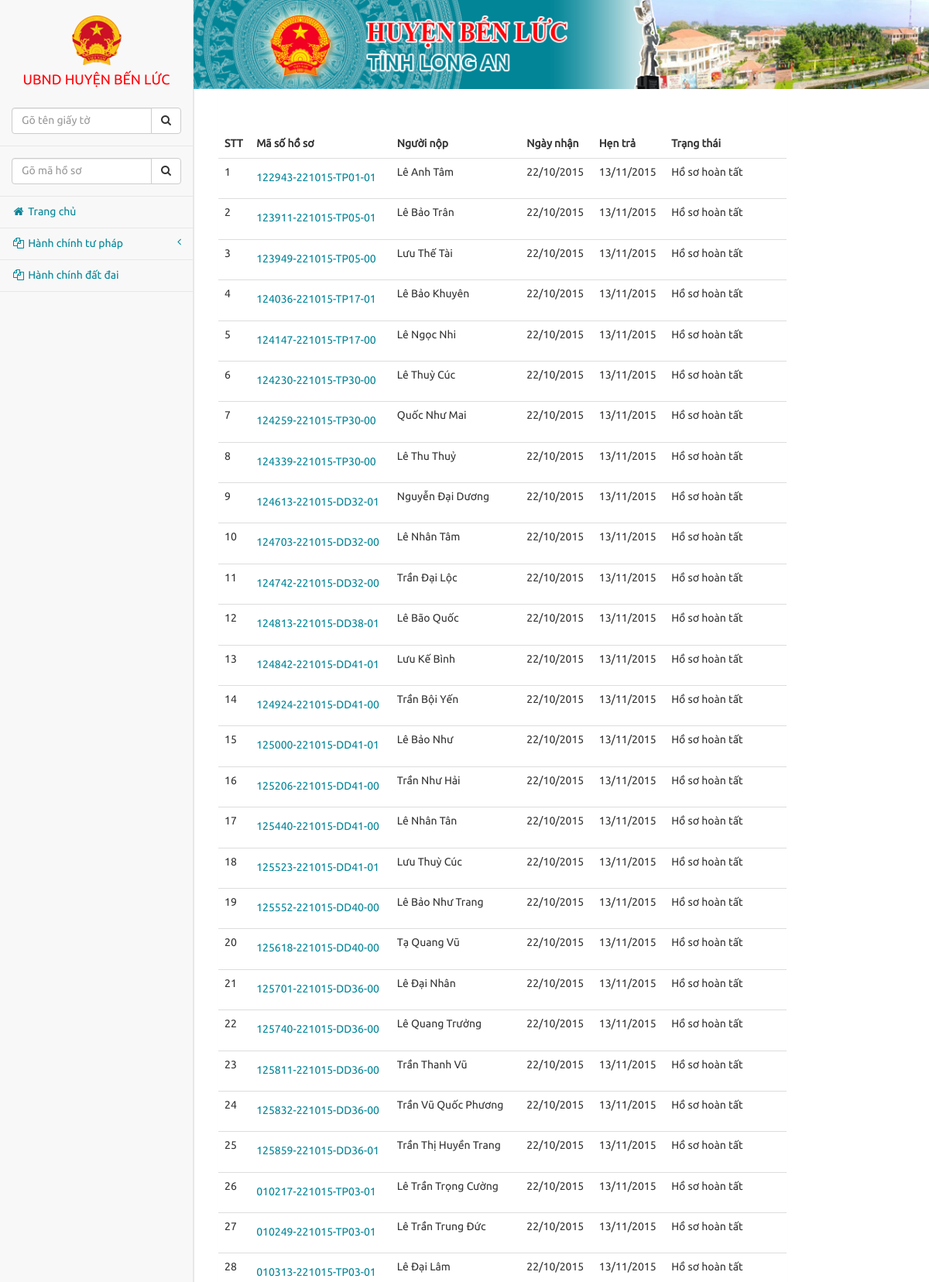
Page /index.php/admin/xem_ho_so (upper part) on the committed database.
### tables this page shows
CREATE TABLE IF NOT EXISTS `ho_so` (
  `id` int(11) NOT NULL AUTO_INCREMENT,
  `mshs` varchar(200) NOT NULL,
  `name` varchar(200) NOT NULL,
  `cmnd` int(11) NOT NULL,
  `dia_chi` text,
  `date` text NOT NULL,
  `ngay_tra` text NOT NULL,
  `status` int(11) NOT NULL,
  `note` text NOT NULL,
  `sdt` text,
  `so_ngay_giai_quyet` int(11) NOT NULL,
  `tien_thu` int(11) NOT NULL,
  `ma_so_can_bo_thu_tien` text NOT NULL,
  `tt_giay_to_da_thu` text NOT NULL,
  PRIMARY KEY (`id`)
);

### application/controllers/admin/Xem_ho_so.php (called while the page is built, shortened)
<?php
class Xem_ho_so extends CI_Controller {
	public function index()
	{
		$this->load->model('ho_so');
		$this->load->model('map');
		$data['title'] = 'Thông tin chi tiết hồ sơ - UBND Huyện Bến Lức';
		$this->load->view('templates/header', $data);
		$this->load->view('templates/aside');
		$this->load->view('templates/nav');
		$details = $this->db->get('ho_so')->row();
		$mshs = $details->mshs;
		$tp1 = substr($mshs,7,2);
		$tp2 = substr($mshs,9,2);
		$tp3 = substr($mshs,11,2);
		$ngay_nhan = $tp2."/".$tp1."/20".$tp3;
		$time = strtotime($ngay_nhan);
		$ngay_nhan = date('d/m/Y',$time);
		$ngay_nhan_function = date('Y-m-d');
		$ngay_tra = date('d/m/Y', strtotime($ngay_nhan_function."+".$details->so_ngay_giai_quyet." days"));
		$query = $this->ho_so->search_ho_so($this->input->post('num_search'),
			100,0);
		if($query){
			$this->load->view('admin/ho_so_view',array(
					'query'=>$query
					,'ngay_nhan'=>$ngay_nhan
					,'ngay_tra' =>$ngay_tra
				));
		}else{
			redirect(base_url('trang_chu'));
		}
		$this->load->view('templates/footer');
	}
}

### index.php (called while the page is built, shortened)
<?php
require_once BASEPATH.'core/CodeIgniter.php';

### application/models/Ho_so.php (called while the page is built, shortened)
<?php
class Ho_so extends CI_Model {
    public function search_ho_so($id, $limit, $offset){
        $query = $this->db->get('ho_so');
        $array=array();
        $low_key=strval ($id);
       $low_key=strtolower($low_key);
      foreach($query->result_array() as $row){
        $low_search=strtolower($row['mshs']);
        $pos = strpos($low_search, $low_key);
        $pos1 = strpos($row['cmnd'], $low_key);
        if (($pos === false)&&($pos1 === false)) {
             } else {
                 $array[] = $row['id'];
            }
        }
        for ($i=0;$i<count($array);$i++){
            $this->db->or_where('id',  $array[$i]);
             }
        $this->db->limit($limit);
        $this->db->offset($offset);
        $q = $this->db->get('ho_so');
        return $q;
    }
}

### application/views/admin/ho_so_view.php (the view)
<div class="col-xs-9 col-md-10 pad2" id="chi_tiet">
    <section class="panel">
        <table class="table">
            <tr>
                <th>STT</th>
                <th>Mã số hồ sơ</th>
                <th>Người nộp </th>
                <th>Ngày nhận</th>
                <th>Hẹn trả  </th>
                <th>Trạng thái</th>
            </tr>
            <?php
            $i = 1;
            foreach ($query->result() as $row){
                if($row->status==0) $arr='Đang ở bàn tiếp nhận';
                else if($row->status==1)  $arr='Đang chờ xử lý';
                else if($row->status==2)  $arr='Đang xử lý';
                else if($row->status==3)  $arr='Đã xử lý';
                else if($row->status==4)  $arr='Đang ở bàn trả dân';
                else $arr='Hồ sơ hoàn tất';
                echo '<div class="row col-xs-9 col-md-10 pad2"><tr>
                        <td> '.$i.'</td>
    					<td><a href="'.base_url().'Xem_ho_so/details/'.$row->id.'">
                  <h5 class="truncate">'.$row->mshs.' </h5></a></td>
                  <td>'.$row->name.'</td>
    					<td> '. $ngay_nhan .'</td>
    					<td>'.$ngay_tra.'</td>
    					<td>'.$arr.'</td>
    					</tr></div>';
                $i++;
            }
            ?>
        </table>
    </section>
</div>

### application/views/templates/header.php (shortened to what this page needs)
<!DOCTYPE html>
<html lang="en">
<head>
    <link href="<?php echo base_url('css/bootstrap.min.css'); ?>" rel="stylesheet">
    <link href="<?php echo base_url('css/jasny-bootstrap.min.css'); ?>" rel="stylesheet">
    <link href="<?php echo base_url('css/metisMenu.min.css'); ?>" rel="stylesheet">
    <link href="<?php echo base_url('css/demo-2.css'); ?>" rel="stylesheet">
    <link href="<?php echo base_url('css/font-awesome.min.css'); ?>" rel="stylesheet" type="text/css">
    <link href="<?php echo base_url('css/bootstrap-select.min.css'); ?>" rel="stylesheet" type="text/css">
</head>
<body>
<div id="wrapper">

### application/views/templates/aside.php (shortened to what this page needs)
<div class="navmenu navbar-default sidebar navmenu-fixed-left offcanvas-sm">
    <a class="navmenu-brand sidebar-nav visible-md visible-lg center" href="<?php echo base_url('trang_chu'); ?>">
        <img src="<?php echo base_url('img/logo.ico') ;?>" alt="">
        <p class="brand">UBND HUYỆN BẾN LỨC</p>
    </a>
    <ul class="nav navmenu-nav" id="side-menu">
        <li class="sidebar-search">
            <form  role="search" method="post"action="<?php echo base_url();?>phan_muc/8">
            <div class="input-group custom-search-form">
                <input type="text" class="form-control"name ="key_search" placeholder="Gõ tên giấy tờ">
                    <span class="input-group-btn">
                        <button class="btn btn-default" type="button">
                            <i class="fa fa-search"></i>
                        </button>
                    </span>
            </div>
            </form>
        </li>
        <li class="sidebar-search">
            <form role="search" method="post"action="<?php echo base_url();?>Xem_ho_so">
            <div class="input-group custom-search-form">
                <input type="text" class="form-control"name ="num_search" placeholder="Gõ mã hồ sơ">
                    <span class="input-group-btn">
                        <button class="btn btn-default" type="button">
                            <i class="fa fa-search"></i>
                        </button>
                    </span>
            </div>
            </form>
        </li>
        <li>
            <a href="<?php echo base_url('trang_chu'); ?>"><i class="fa fa-home fa-fw"></i> Trang chủ</a>
        </li>
        <li>
            <a href="<?php echo base_url('tu_phap'); ?>"><i class="fa fa-files-o fa-fw"></i> Hành chính tư pháp<span class="fa arrow"></span></a>
        </li>
        <li>
            <a href="<?php echo base_url('dat_dai'); ?>"><i class="fa fa-files-o fa-fw"></i> Hành chính đất đai</a>
        </li>
    </ul>
</div>

### application/views/templates/nav.php (shortened to what this page needs)
<div class="banner"></div>
<div id="page-wrapper">
    <div class="row">

### application/views/templates/footer.php (shortened to what this page needs)
</div>
</div>
</div>
</body>
</html>

### css/demo-2.css (style rules this page uses)
body { background-color: #f8f8f8; }
#wrapper { width: 100%; }
#page-wrapper { padding: 0 15px; min-height: 568px; background-color: #fff; }
@media (min-width:768px) { #page-wrapper { position: inherit; padding: 0 30px; border-left: 1px solid #e7e7e7; } }
.sidebar .sidebar-search { padding: 15px; }
.sidebar ul li { border-bottom: 1px solid #e7e7e7; }
.sidebar .arrow { float: right; }
.sidebar .fa.arrow:before { content: "\f104"; }
.navmenu, .navbar-offcanvas { width: 250px; }
@media (min-width: 992px) { body { padding-left: 250px; } }
.banner { background-image: url("../img/banner.png"); background-repeat: no-repeat; background-size: cover; padding-bottom: 12.1%; }
body { font-family: ubuntu; }
.brand { padding-top: 10px; color: #ff040a; }
.navmenu-brand { padding-bottom: 0px; }
.center { text-align: center; }
a { color: #018597; }
p { margin: 0px 0px 0px; }

### rows in the picture
ho_so: mshs "122943-221015-TP01-01", name "Lê Anh Tâm", status "Hồ sơ hoàn tất"
ho_so: mshs "123911-221015-TP05-01", name "Lê Bảo Trân", status "Hồ sơ hoàn tất"
ho_so: mshs "123949-221015-TP05-00", name "Lưu Thế Tài", status "Hồ sơ hoàn tất"
ho_so: mshs "124036-221015-TP17-01", name "Lê Bảo Khuyên", status "Hồ sơ hoàn tất"
ho_so: mshs "124147-221015-TP17-00", name "Lê Ngọc Nhi", status "Hồ sơ hoàn tất"
ho_so: mshs "124230-221015-TP30-00", name "Lê Thuỳ Cúc", status "Hồ sơ hoàn tất"
ho_so: mshs "124259-221015-TP30-00", name "Quốc Như Mai", status "Hồ sơ hoàn tất"
ho_so: mshs "124339-221015-TP30-00", name "Lê Thu Thuỷ", status "Hồ sơ hoàn tất"
ho_so: mshs "124613-221015-DD32-01", name "Nguyễn Đại Dương", status "Hồ sơ hoàn tất"
ho_so: mshs "124703-221015-DD32-00", name "Lê Nhân Tâm", status "Hồ sơ hoàn tất"
ho_so: mshs "124742-221015-DD32-00", name "Trần Đại Lộc", status "Hồ sơ hoàn tất"
ho_so: mshs "124813-221015-DD38-01", name "Lê Bão Quốc", status "Hồ sơ hoàn tất"
ho_so: mshs "124842-221015-DD41-01", name "Lưu Kế Bình", status "Hồ sơ hoàn tất"
ho_so: mshs "124924-221015-DD41-00", name "Trần Bội Yến", status "Hồ sơ hoàn tất"
ho_so: mshs "125000-221015-DD41-01", name "Lê Bảo Như", status "Hồ sơ hoàn tất"
ho_so: mshs "125206-221015-DD41-00", name "Trần Như Hải", status "Hồ sơ hoàn tất"
ho_so: mshs "125440-221015-DD41-00", name "Lê Nhân Tân", status "Hồ sơ hoàn tất"
ho_so: mshs "125523-221015-DD41-01", name "Lưu Thuỳ Cúc", status "Hồ sơ hoàn tất"
ho_so: mshs "125552-221015-DD40-00", name "Lê Bảo Như Trang", status "Hồ sơ hoàn tất"
ho_so: mshs "125618-221015-DD40-00", name "Tạ Quang Vũ", status "Hồ sơ hoàn tất"
ho_so: mshs "125701-221015-DD36-00", name "Lê Đại Nhân", status "Hồ sơ hoàn tất"
ho_so: mshs "125740-221015-DD36-00", name "Lê Quang Trưởng", status "Hồ sơ hoàn tất"
ho_so: mshs "125811-221015-DD36-00", name "Trần Thanh Vũ", status "Hồ sơ hoàn tất"
ho_so: mshs "125832-221015-DD36-00", name "Trần Vũ Quốc Phương", status "Hồ sơ hoàn tất"
ho_so: mshs "125859-221015-DD36-01", name "Trần Thị Huyền Trang", status "Hồ sơ hoàn tất"
ho_so: mshs "010217-221015-TP03-01", name "Lê Trần Trọng Cường", status "Hồ sơ hoàn tất"
ho_so: mshs "010249-221015-TP03-01", name "Lê Trần Trung Đức", status "Hồ sơ hoàn tất"
ho_so: mshs "010313-221015-TP03-01", name "Lê Đại Lâm", status "Hồ sơ hoàn tất"
